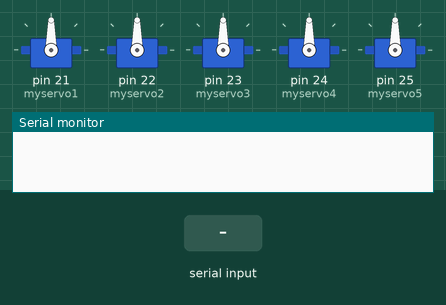
Recording of a sketch running on a simulated Arduino Mega 2560, built with avr-gcc and run on an emulated ATmega2560. Shown: 5 × servo, the last lines printed to the serial monitor. The inputs (shaded band) are chosen by the test bench.

Above: at 1.2 s.
1.3 s: "C" received over Serial
At 2.4 s:
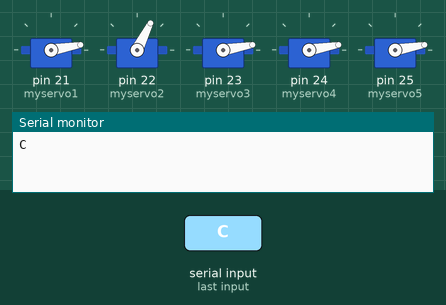
2.8 s: "O" received over Serial
At 3.6 s:
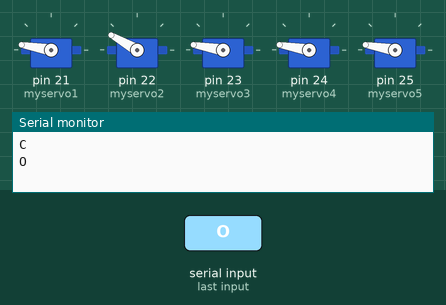
4.3 s: "P" received over Serial
At 4.7 s:
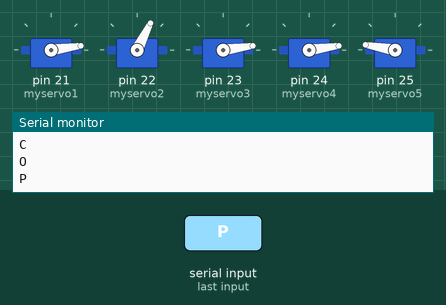
5.8 s: "H" received over Serial
At 7.0 s:
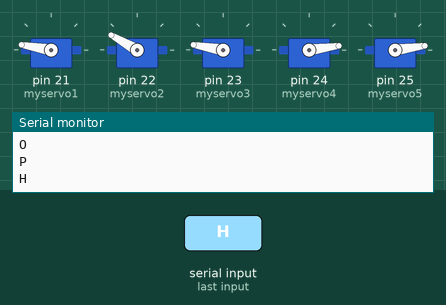
Timing chart, 0 to 8.3 s (numbered marks = the images above; inputs shaded):
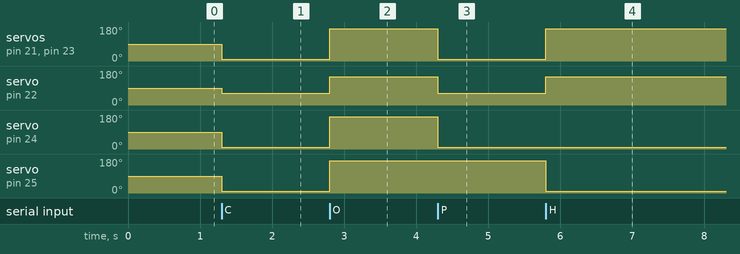

The sketch:

From_VS.ino
```cpp
#include <Servo.h>

Servo myservo1;  // create servo object to control a servo
Servo myservo2;
Servo myservo3;
Servo myservo4;
Servo myservo5;
char reading;
int pos = 0;    // variable to store the servo positio


void setup() {
 Serial.begin(9600);
  myservo1.attach(21);
  myservo2.attach(22);
  myservo3.attach(23);
  myservo4.attach(24);
  myservo5.attach(25);
}

void loop() {
  if(Serial.available()>0){
    reading = Serial.read();
    switch(reading){
      case 'C' : Close();break;
      case 'O' : Open();break;
      case 'P' : Point();break;
      case 'H' : Hold();break;
    }
    Serial.println(reading);
  }
}


void Open(){
  pos = 170;
    myservo1.write(pos);
    myservo2.write((pos>150)?150:pos);
    myservo3.write(pos);
    myservo4.write(pos);
    myservo5.write(pos);
}

void Close(){
  pos  = 10;
    myservo1.write(pos);
    myservo2.write((pos<63)?63:pos);
    myservo3.write((pos>150)?150:pos);
    myservo4.write(pos);
    myservo5.write(pos);              // tell servo to go to position in variable 'pos'
}

void Hold(){
  pos = 170;
    myservo1.write(pos);
    myservo2.write((pos>150)?150:pos);
    myservo3.write(pos);
  pos = 8;
    myservo4.write(pos);
    myservo5.write(pos);
}

void Point(){
  pos = 8;
    myservo1.write(pos);
    myservo2.write((pos<63)?63:pos);
    myservo3.write((pos>150)?150:pos);
    myservo4.write(pos);
    myservo5.write(170);              // tell servo to go to position in variable 'pos'
}
```

Measured:
- after the input at 1.3 s, servo on pin 21 (myservo1), servo on pin 23 (myservo3), servo on pin 24 (myservo4), servo on pin 25 (myservo5): 90° → 10° at once; servo on pin 22 (myservo2): 90° → 63° at once
- after the input at 2.8 s, servo on pin 21 (myservo1), servo on pin 23 (myservo3), servo on pin 24 (myservo4), servo on pin 25 (myservo5): 10° → 170° at once; servo on pin 22 (myservo2): 63° → 150° at once
- after the input at 4.3 s, servo on pin 21 (myservo1), servo on pin 23 (myservo3), servo on pin 24 (myservo4): 170° → 8° at once; servo on pin 22 (myservo2): 150° → 63° at once
- after the input at 5.8 s, servo on pin 21 (myservo1), servo on pin 23 (myservo3): 8° → 170° at once; servo on pin 22 (myservo2): 63° → 150° at once; servo on pin 25 (myservo5): 170° → 8° at once
